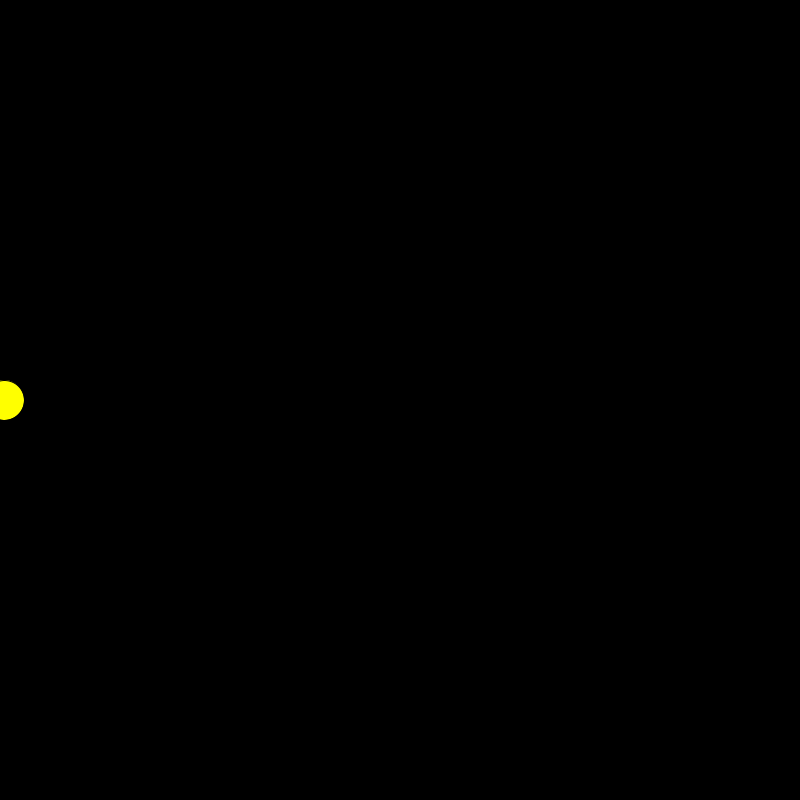
Frame 1 (no input)
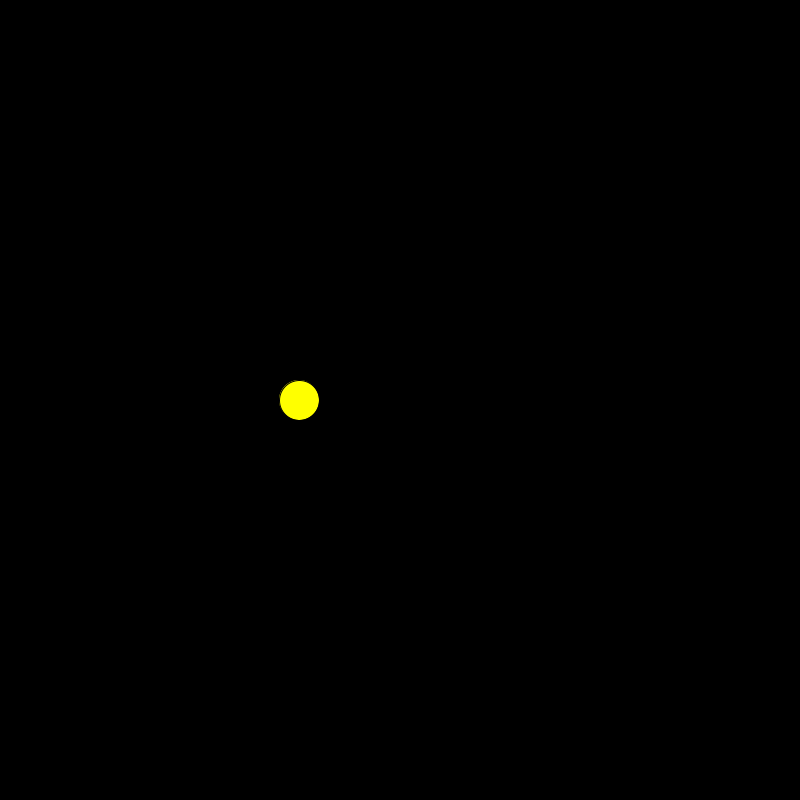
Frame 60 (the mouse pressed at the canvas centre just before this capture)
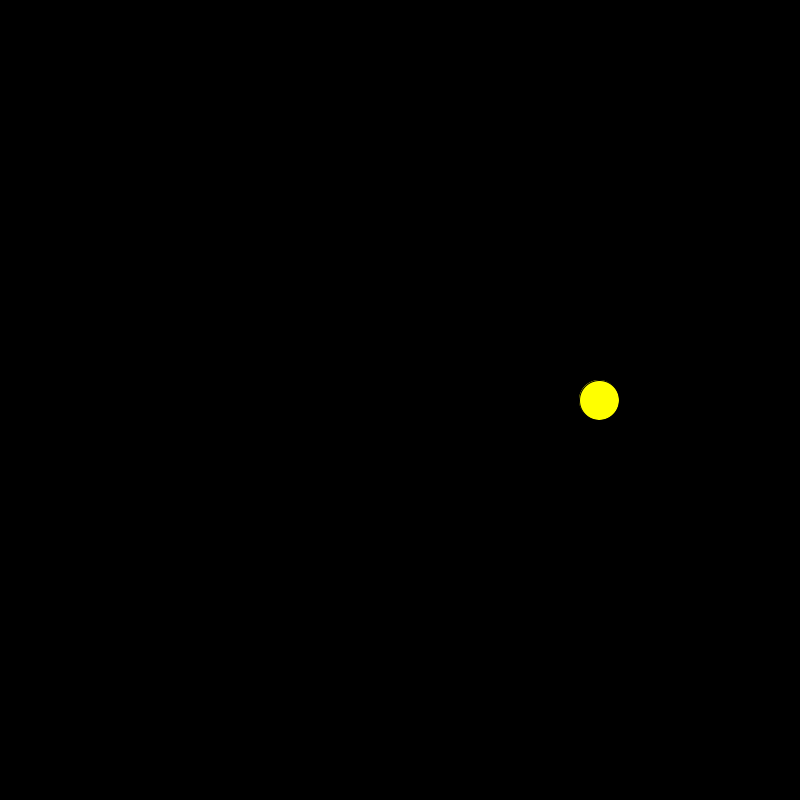
Frame 120 (the mouse held since frame 60 and released just before this capture)

The Processing sketch that drew these frames (run headless with seeded random() and noise(); from frame 60 on, the mouse is pressed at the canvas centre):

// Processing sketch: sketch_emeline2_2
// ── sketch_emeline2_2.pde
float x     = 0.0;
float y     = 400.0;
float speedx = 4;
float speedy = 0;
float rayon = 40;

void setup() {

  size(800, 800);
}

void draw() {
  
  x = x + speedx;
  y = y + speedy;
  fill(255,255,0);
     background(0);
  
  
  if (x >780)
  { speedx = -5;
  
  }
  
  if (x<20){
    speedx=5;
 
    
  }
  y = y + speedy;
  ellipse(x, y, rayon, rayon);

}
